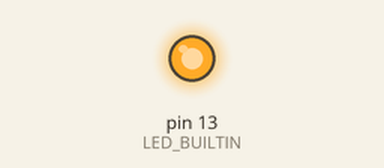
This sketch was run on a simulated Arduino Uno, built with avr-gcc and run on an emulated ATmega328P. Parts: output pins drawn as LEDs (lit = HIGH).

Above: at 0.9 s.
At 9.0 s:
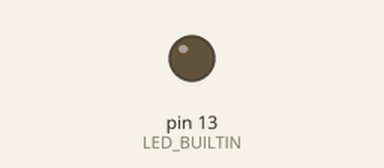
Timing chart, 0 to 9.3 s (numbered marks = the images above):
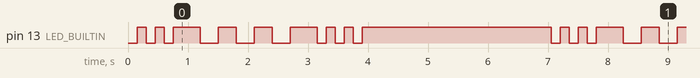

The sketch:

sos.ino
```cpp
void setup()
{
   // Configure the onboard LED pin for output.
   pinMode ( LED_BUILTIN, OUTPUT );
}

void repeat_blink( int Count, int Pause )
{
   // Blink the onboard LED the specified number
   // of times, at the specified rate.

   if ( Count > 0 and Pause > 0 )
   {
      for ( int i = 0; i < Count; i++ )
      {
         digitalWrite ( LED_BUILTIN, LOW );
         delay ( Pause );
         digitalWrite ( LED_BUILTIN, HIGH );
         delay ( Pause );
      }
   }
}

void loop()
{
   // Main code runs repeatedly.
   int LongPause  = 300;
   int ShortPause = LongPause / 2;

   // S.O.S in morse code is:  ...---...
   repeat_blink ( 3, ShortPause );
   delay ( LongPause );
   repeat_blink ( 3, LongPause );
   delay ( ShortPause );
   repeat_blink ( 3, ShortPause );

   delay ( 3000 );
}
```

Measured:
- by itself, pin 13 (LED_BUILTIN): repeats every 7.1 s: LOW 0.15 s, HIGH 0.15 s, LOW 0.15 s, HIGH 0.45 s, 2 × (LOW 0.30 s, HIGH 0.30 s), LOW 0.30 s, HIGH 0.45 s, 2 × (LOW 0.15 s, HIGH 0.15 s), LOW 0.15 s, HIGH 3.2 s, LOW 0.15 s, HIGH 0.15 s
- by itself, everything shown: repeats every 7.1 s, in 18 steps
